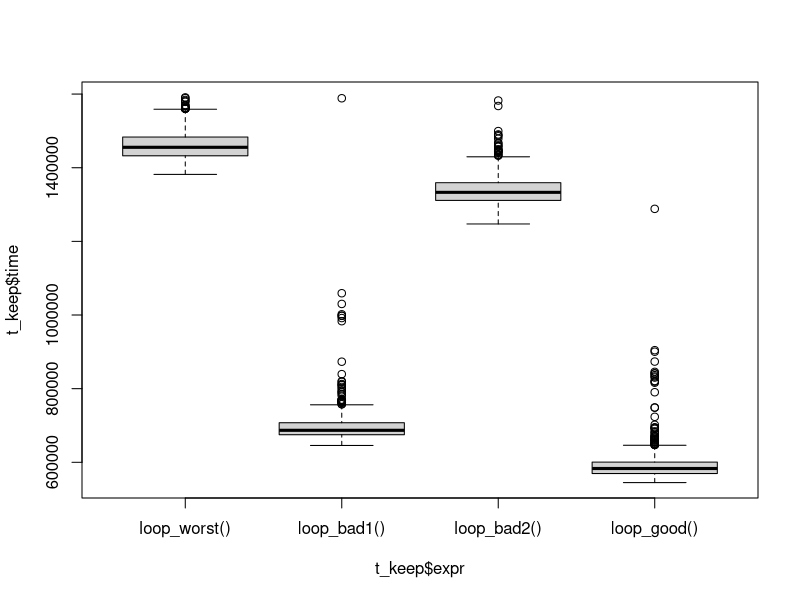

Reproduce this figure in R. (Note: this script raises an error after producing the figure.)
# Data file for R code in Iteration Paper

library(microbenchmark)
library(dplyr)

laundry <- read.csv("../laundry.csv")

data_size <- 1000


# Poorly written Loops ----------------------------------------------------
# Violates 2 Rules 

loop_worst <- function(){
   y<- NA
  
  for (i in 1:data_size) {
   x <- rnorm(1)
   x <- x^5
   c <- sin(5)^2/pi 
   y_new <- x*c 
   y <- c(y, y_new)
  }
}

# Poorly written Loops ----------------------------------------------------
# Violates 1 Rule 


loop_bad1 <- function(){
  y<- numeric(data_size)
  
  for (i in 1:data_size) {
    x <- rnorm(1)
    x <- x^5
    c <- sin(5)^2/pi 
    y_new <- x*c 
    y[i] <- y_new
  }
  
}



# Poorly written Loops ----------------------------------------------------
# Violates 1 Rule (the other one)


loop_bad2 <- function(){
  y<- NA
  c <- sin(5)^2/pi 
  
  for (i in 1:data_size) {
    x <- rnorm(1)
    x <- x^5
    y_new <- x*c 
    y <- c(y, y_new)
  }
  
}


# Better Loop ----------------------------------------------------
# Does not violate loop 


loop_good <- function(){
  y <- numeric(data_size)
  c <- sin(5)^2/pi 
  
  for (i in 1:data_size) {
    x <- rnorm(1)
    x <- x^5
    y_new <- x*c 
    y[i] <- y_new
  }
  
  
}


# Time Benchmark ----------------------------------------------------------

t <- microbenchmark::microbenchmark(loop_worst(), 
                                    loop_bad1(), 
                                    loop_bad2(),
                                    loop_good(),
                                    times = 1000)
t_keep <- data_frame(time = t$time[t$time < quantile(t$time, .95)], 
                     expr = t$expr[t$time < quantile(t$time, .95)], 
                     index = 1:length(t$time[t$time < quantile(t$time, .95)]))

boxplot(t_keep$time~t_keep$expr)
tapply(t$time, t$expr, mean)

ggplot(t_keep, aes(y = time, x = index))+
  geom_line(aes(color = expr))

boxplot(t)
autoplot(t)
